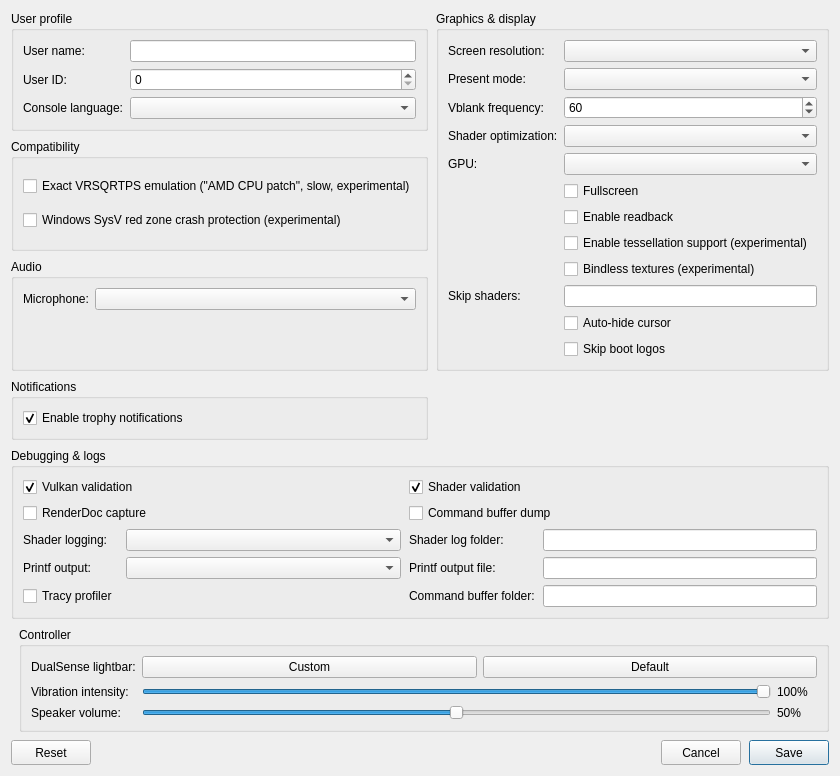
<?xml version="1.0" encoding="UTF-8"?>
<ui version="4.0">
 <class>ConfigurationEditDialog</class>
 <widget class="QDialog" name="ConfigurationEditDialog">
  <property name="geometry">
   <rect>
    <x>0</x>
    <y>0</y>
    <width>840</width>
    <height>620</height>
   </rect>
  </property>
  <property name="windowTitle">
   <string>Settings</string>
  </property>
  <property name="locale">
   <locale language="English" country="UnitedStates"/>
  </property>
  <layout class="QGridLayout" name="gridLayout">
   <property name="horizontalSpacing">
    <number>8</number>
   </property>
   <property name="verticalSpacing">
    <number>8</number>
   </property>
   <item row="0" column="0" colspan="2">
    <layout class="QGridLayout" name="sectionsLayout" columnstretch="1,1">
     <property name="horizontalSpacing">
      <number>8</number>
     </property>
     <property name="verticalSpacing">
      <number>8</number>
     </property>
     <item row="0" column="0">
      <widget class="QGroupBox" name="user_profile_group">
       <property name="title">
        <string>User profile</string>
       </property>
       <layout class="QFormLayout" name="userProfileLayout">
        <property name="fieldGrowthPolicy">
         <enum>QFormLayout::AllNonFixedFieldsGrow</enum>
        </property>
        <item row="0" column="0">
         <widget class="QLabel" name="label_user_name">
          <property name="text"><string>User name:</string></property>
         </widget>
        </item>
        <item row="0" column="1">
         <widget class="MandatoryLineEdit" name="lineEdit_user_name">
          <property name="toolTip"><string>Local user name exposed to games</string></property>
          <property name="clearButtonEnabled"><bool>true</bool></property>
         </widget>
        </item>
        <item row="1" column="0">
         <widget class="QLabel" name="label_user_id">
          <property name="text"><string>User ID:</string></property>
         </widget>
        </item>
        <item row="1" column="1">
         <widget class="QSpinBox" name="spinBox_user_id">
          <property name="toolTip"><string>Local user ID exposed to games</string></property>
          <property name="maximum"><number>2147483647</number></property>
         </widget>
        </item>
        <item row="2" column="0">
         <widget class="QLabel" name="label_console_language">
          <property name="text"><string>Console language:</string></property>
         </widget>
        </item>
        <item row="2" column="1">
         <widget class="QComboBox" name="comboBox_console_language">
          <property name="toolTip"><string>Language</string></property>
         </widget>
        </item>
       </layout>
      </widget>
     </item>
     <item row="2" column="0">
      <widget class="QGroupBox" name="audio_group">
       <property name="title"><string>Audio</string></property>
       <layout class="QFormLayout" name="audioLayout">
        <property name="fieldGrowthPolicy">
         <enum>QFormLayout::AllNonFixedFieldsGrow</enum>
        </property>
        <item row="0" column="0">
         <widget class="QLabel" name="label_audio_input_device">
          <property name="text"><string>Microphone:</string></property>
         </widget>
        </item>
        <item row="0" column="1">
         <widget class="QComboBox" name="comboBox_audio_input_device"/>
        </item>
       </layout>
      </widget>
     </item>
     <item row="0" column="1" rowspan="3">
      <widget class="QGroupBox" name="graphics_group">
       <property name="title">
        <string>Graphics &amp;&amp; display</string>
       </property>
       <layout class="QFormLayout" name="graphicsLayout">
        <property name="fieldGrowthPolicy">
         <enum>QFormLayout::AllNonFixedFieldsGrow</enum>
        </property>
        <item row="0" column="0">
         <widget class="QLabel" name="label_screen_resolution">
          <property name="text"><string>Screen resolution:</string></property>
         </widget>
        </item>
        <item row="0" column="1">
         <widget class="QComboBox" name="comboBox_screen_resolution">
          <property name="toolTip"><string>Window resolution</string></property>
         </widget>
        </item>
        <item row="1" column="0">
         <widget class="QLabel" name="label_present_mode">
          <property name="text"><string>Present mode:</string></property>
         </widget>
        </item>
        <item row="1" column="1">
         <widget class="QComboBox" name="comboBox_present_mode">
          <property name="toolTip"><string>Vulkan swapchain presentation mode</string></property>
         </widget>
        </item>
        <item row="2" column="0">
         <widget class="QLabel" name="label_vblank_frequency">
          <property name="text"><string>Vblank frequency:</string></property>
         </widget>
        </item>
        <item row="2" column="1">
         <widget class="QSpinBox" name="spinBox_vblank_frequency">
          <property name="toolTip"><string>Virtual display refresh rate used for frame pacing</string></property>
          <property name="minimum"><number>30</number></property>
          <property name="maximum"><number>360</number></property>
          <property name="value"><number>60</number></property>
         </widget>
        </item>
        <item row="3" column="0">
         <widget class="QLabel" name="label_shader_optimization">
          <property name="text"><string>Shader optimization:</string></property>
         </widget>
        </item>
        <item row="3" column="1">
         <widget class="QComboBox" name="comboBox_shader_optimization_type">
          <property name="toolTip"><string>Optimize shaders for code size or performance</string></property>
         </widget>
        </item>
        <item row="4" column="0">
         <widget class="QLabel" name="label_gpu">
          <property name="text"><string>GPU:</string></property>
         </widget>
        </item>
        <item row="4" column="1">
         <widget class="QComboBox" name="comboBox_gpu">
          <property name="toolTip"><string>Graphics device used by the emulator</string></property>
         </widget>
        </item>
        <item row="5" column="1">
         <widget class="QCheckBox" name="checkBox_fullscreen">
          <property name="toolTip"><string>Run in borderless desktop fullscreen</string></property>
          <property name="text"><string>Fullscreen</string></property>
         </widget>
        </item>
        <item row="6" column="1">
         <widget class="QCheckBox" name="checkBox_readback">
          <property name="toolTip"><string>Read back writable linear images</string></property>
          <property name="text"><string>Enable readback</string></property>
         </widget>
        </item>
        <item row="7" column="1">
         <widget class="QCheckBox" name="checkBox_tessellation">
          <property name="toolTip"><string>Draw tessellated geometry. Disabled by default; unsupported tessellation may cause crashes.</string></property>
          <property name="text"><string>Enable tessellation support (experimental)</string></property>
         </widget>
        </item>
        <item row="8" column="1">
         <widget class="QCheckBox" name="checkBox_bindless">
          <property name="toolTip"><string>Sample heap-indexed textures through bindless descriptor arrays instead of enumerating them per draw.</string></property>
          <property name="text"><string>Bindless textures (experimental)</string></property>
         </widget>
        </item>
        <item row="9" column="0">
         <widget class="QLabel" name="label_skip_shaders">
          <property name="text"><string>Skip shaders:</string></property>
         </widget>
        </item>
        <item row="9" column="1">
         <widget class="QLineEdit" name="lineEdit_skip_shaders">
          <property name="toolTip"><string>Guest shader hashes (hex, comma-separated) whose draws and dispatches are left out</string></property>
          <property name="clearButtonEnabled"><bool>true</bool></property>
         </widget>
        </item>
        <item row="10" column="1">
         <widget class="QCheckBox" name="checkBox_hide_cursor">
          <property name="toolTip"><string>Hide the host cursor after 2 seconds without mouse activity</string></property>
          <property name="text"><string>Auto-hide cursor</string></property>
         </widget>
        </item>
        <item row="11" column="1">
         <widget class="QCheckBox" name="checkBox_skip_notice_screen">
          <property name="toolTip"><string>Skip startup logos and notices in supported games.</string></property>
          <property name="text"><string>Skip boot logos</string></property>
         </widget>
        </item>
       </layout>
      </widget>
     </item>
     <item row="3" column="0">
      <widget class="QGroupBox" name="notifications_group">
       <property name="title"><string>Notifications</string></property>
       <layout class="QVBoxLayout" name="notificationsLayout">
        <item>
         <widget class="QCheckBox" name="checkBox_trophy_notifications">
          <property name="toolTip"><string>Show trophy unlock notifications and play their sound.
To use your own sound, replace the emulator's assets/sounds/trophy-unlock.wav with a WAV file and restart the game.</string></property>
          <property name="text"><string>Enable trophy notifications</string></property>
          <property name="checked"><bool>true</bool></property>
         </widget>
        </item>
       </layout>
      </widget>
     </item>
     <item row="4" column="0" colspan="2">
      <widget class="QGroupBox" name="debug_group">
       <property name="title">
        <string>Debugging &amp;&amp; logs</string>
       </property>
       <layout class="QGridLayout" name="debugLayout" columnstretch="0,1,0,1">
        <property name="horizontalSpacing"><number>8</number></property>
        <property name="verticalSpacing"><number>6</number></property>
        <item row="0" column="0" colspan="2">
         <widget class="QCheckBox" name="checkBox_vulkan_validation">
          <property name="toolTip"><string>Enable Vulkan validation layers</string></property>
          <property name="text"><string>Vulkan validation</string></property>
          <property name="checked"><bool>true</bool></property>
         </widget>
        </item>
        <item row="0" column="2" colspan="2">
         <widget class="QCheckBox" name="checkBox_shader_validation">
          <property name="toolTip"><string>Validate SPIR-V binary</string></property>
          <property name="text"><string>Shader validation</string></property>
          <property name="checked"><bool>true</bool></property>
         </widget>
        </item>
        <item row="1" column="0" colspan="2">
         <widget class="QCheckBox" name="checkBox_renderdoc_capture">
          <property name="toolTip"><string>Enable RenderDoc capture</string></property>
          <property name="text"><string>RenderDoc capture</string></property>
         </widget>
        </item>
        <item row="1" column="2" colspan="2">
         <widget class="QCheckBox" name="checkBox_cmd_dump">
          <property name="toolTip"><string>Dump command buffers</string></property>
          <property name="text"><string>Command buffer dump</string></property>
         </widget>
        </item>
        <item row="2" column="0">
         <widget class="QLabel" name="label_shader_log_direction">
          <property name="text"><string>Shader logging:</string></property>
         </widget>
        </item>
        <item row="2" column="1">
         <widget class="QComboBox" name="comboBox_shader_log_direction">
          <property name="toolTip"><string>Dump shaders to file or console window. If enabled may decrease emulator performance</string></property>
         </widget>
        </item>
        <item row="2" column="2">
         <widget class="QLabel" name="label_shader_log_folder">
          <property name="text"><string>Shader log folder:</string></property>
         </widget>
        </item>
        <item row="2" column="3">
         <widget class="MandatoryLineEdit" name="lineEdit_shader_log_folder">
          <property name="toolTip"><string>Specify directory to dump shaders</string></property>
          <property name="clearButtonEnabled"><bool>true</bool></property>
         </widget>
        </item>
        <item row="3" column="0">
         <widget class="QLabel" name="label_printf_direction">
          <property name="text"><string>Printf output:</string></property>
         </widget>
        </item>
        <item row="3" column="1">
         <widget class="QComboBox" name="comboBox_printf_direction">
          <property name="toolTip"><string>Print logs to file or console window. If enabled may decrease emulator performance</string></property>
         </widget>
        </item>
        <item row="3" column="2">
         <widget class="QLabel" name="label_printf_file">
          <property name="text"><string>Printf output file:</string></property>
         </widget>
        </item>
        <item row="3" column="3">
         <widget class="MandatoryLineEdit" name="lineEdit_printf_file">
          <property name="toolTip"><string>Specify file to dump logs</string></property>
          <property name="clearButtonEnabled"><bool>true</bool></property>
         </widget>
        </item>
        <item row="4" column="0">
         <widget class="QCheckBox" name="checkBox_profiler">
          <property name="toolTip"><string>Enable the Tracy profiler. Profiling may decrease emulator performance</string></property>
          <property name="text"><string>Tracy profiler</string></property>
         </widget>
        </item>
        <item row="4" column="2">
         <widget class="QLabel" name="label_cmd_dump_folder">
          <property name="text"><string>Command buffer folder:</string></property>
         </widget>
        </item>
        <item row="4" column="3">
         <widget class="MandatoryLineEdit" name="lineEdit_cmd_dump_folder">
          <property name="toolTip"><string>Specify directory to dump command buffers</string></property>
          <property name="clearButtonEnabled"><bool>true</bool></property>
         </widget>
        </item>
       </layout>
      </widget>
     </item>
     <item row="1" column="0">
      <widget class="QGroupBox" name="compatibility_group">
       <property name="title">
        <string>Compatibility</string>
       </property>
       <layout class="QVBoxLayout" name="compatibilityLayout">
        <item>
         <widget class="QCheckBox" name="checkBox_amd_cpu">
          <property name="toolTip"><string>Replaces the guest's approximate VRSQRTPS with an exact value, through a CPU exception each time it runs (slow). The PS5 CPU is AMD: on an AMD PC the native instruction already matches the console better. Try it only if animation or physics look wrong (most likely on Intel).</string></property>
          <property name="text"><string>Exact VRSQRTPS emulation ("AMD CPU patch", slow, experimental)</string></property>
         </widget>
        </item>
        <item>
         <widget class="QCheckBox" name="checkBox_red_zone_protection">
          <property name="toolTip"><string>Helps prevent crashes in some games on Windows</string></property>
          <property name="text"><string>Windows SysV red zone crash protection (experimental)</string></property>
         </widget>
        </item>
       </layout>
      </widget>
     </item>
    </layout>
   </item>
   <item row="1" column="1">
    <widget class="QGroupBox" name="controller_group">
     <property name="title"><string>Controller</string></property>
     <layout class="QFormLayout" name="controllerLayout">
      <property name="fieldGrowthPolicy"><enum>QFormLayout::AllNonFixedFieldsGrow</enum></property>
      <item row="0" column="0">
       <widget class="QLabel" name="label_controller_color">
        <property name="text"><string>DualSense lightbar:</string></property>
       </widget>
      </item>
      <item row="0" column="1">
       <layout class="QHBoxLayout" name="controllerColorLayout">
        <item>
         <widget class="QPushButton" name="button_controller_color">
          <property name="toolTip"><string>Choose and preview a fixed LED color. Bluetooth DualSense may take several seconds to update.</string></property>
          <property name="text"><string>Custom</string></property>
         </widget>
        </item>
        <item>
         <widget class="QPushButton" name="button_controller_color_reset">
          <property name="toolTip"><string>Let the game control the lightbar</string></property>
          <property name="text"><string>Default</string></property>
         </widget>
        </item>
       </layout>
      </item>
      <item row="1" column="0">
       <widget class="QLabel" name="label_controller_vibration">
        <property name="text"><string>Vibration intensity:</string></property>
       </widget>
      </item>
      <item row="1" column="1">
       <layout class="QHBoxLayout" name="controllerVibrationLayout">
        <item>
         <widget class="QSlider" name="slider_controller_vibration">
          <property name="toolTip"><string>Scale DualSense vibration over USB and Bluetooth</string></property>
          <property name="maximum"><number>100</number></property>
          <property name="value"><number>100</number></property>
          <property name="orientation"><enum>Qt::Horizontal</enum></property>
         </widget>
        </item>
        <item>
         <widget class="QLabel" name="label_controller_vibration_value">
          <property name="minimumSize"><size><width>40</width><height>0</height></size></property>
          <property name="text"><string>100%</string></property>
         </widget>
        </item>
       </layout>
      </item>
      <item row="2" column="0">
       <widget class="QLabel" name="label_controller_volume">
        <property name="text"><string>Speaker volume:</string></property>
       </widget>
      </item>
      <item row="2" column="1">
       <layout class="QHBoxLayout" name="controllerVolumeLayout">
        <item>
         <widget class="QSlider" name="slider_controller_volume">
          <property name="toolTip"><string>Scale the DualSense speaker over USB and Bluetooth. 50% is the previous default; 100% adds 6 dB of gain.</string></property>
          <property name="maximum"><number>100</number></property>
          <property name="value"><number>50</number></property>
          <property name="orientation"><enum>Qt::Horizontal</enum></property>
         </widget>
        </item>
        <item>
         <widget class="QLabel" name="label_controller_volume_value">
          <property name="minimumSize"><size><width>40</width><height>0</height></size></property>
          <property name="text"><string>50%</string></property>
         </widget>
        </item>
       </layout>
      </item>
     </layout>
    </widget>
   </item>
   <item row="2" column="0" colspan="2">
    <layout class="QHBoxLayout" name="buttonLayout">
     <item>
     <widget class="QPushButton" name="clear_button">
       <property name="minimumSize"><size><width>80</width><height>25</height></size></property>
       <property name="text"><string>Reset</string></property>
       <property name="toolTip"><string>Restore default settings</string></property>
      </widget>
     </item>
     <item>
      <spacer name="buttonSpacer">
       <property name="orientation"><enum>Qt::Horizontal</enum></property>
       <property name="sizeHint" stdset="0"><size><width>40</width><height>20</height></size></property>
      </spacer>
     </item>
     <item>
      <widget class="QPushButton" name="cancel_button">
       <property name="minimumSize"><size><width>80</width><height>25</height></size></property>
       <property name="text"><string>Cancel</string></property>
      </widget>
     </item>
     <item>
      <widget class="QPushButton" name="ok_button">
       <property name="minimumSize"><size><width>80</width><height>25</height></size></property>
       <property name="text"><string>Save</string></property>
       <property name="default"><bool>true</bool></property>
      </widget>
     </item>
    </layout>
   </item>
  </layout>
 </widget>
 <customwidgets>
  <customwidget>
   <class>MandatoryLineEdit</class>
   <extends>QLineEdit</extends>
   <header>mandatoryLineEdit.h</header>
  </customwidget>
 </customwidgets>
 <resources/>
</ui>
